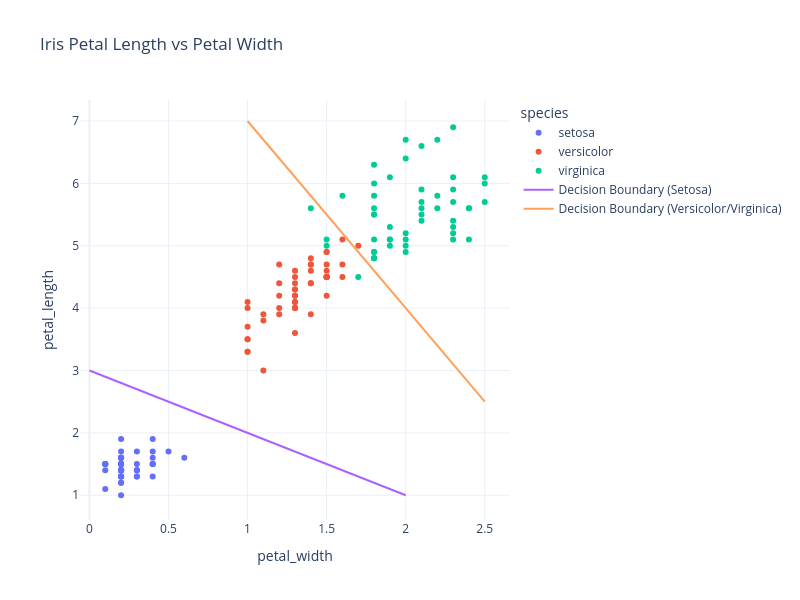

Notebook cell for this chart:
### Code cell
fig = px.scatter(df, x = 'petal_width', y = 'petal_length', color = 'species', 
                 title = 'Iris Petal Length vs Petal Width', template = 'plotly_white')

fig.update_layout(
    width = 800, height = 600
)

line_x = [0, 2]
line_y = [3, 1]

fig.add_trace(go.Scatter(
    x = line_x,
    y = line_y,
    mode = 'lines',
    name = 'Decision Boundary (Setosa)'
))

line_x = [1, 2.5]
line_y = [7, 2.5]

fig.add_trace(go.Scatter(
    x = line_x,
    y = line_y,
    mode = 'lines',
    name = 'Decision Boundary (Versicolor/Virginica)'
))

fig.show()

### Figure 1 — Plotly figure (JSON) as saved in the notebook; plotly's stock layout.template omitted (floating-point values rounded to 4 significant figures)
{"data": [{"hovertemplate": "species=setosa<br>petal_width=%{x}<br>petal_length=%{y}<extra></extra>", "legendgroup": "setosa", "marker": {"color": "#636efa", "symbol": "circle"}, "mode": "markers", "name": "setosa", "orientation": "v", "showlegend": true, "type": "scatter", "x": [0.2, 0.2, 0.2, 0.2, 0.2, 0.4, 0.3, 0.2, 0.2, 0.1, 0.2, 0.2, 0.1, 0.1, 0.2, 0.4, 0.4, 0.3, 0.3, 0.3, 0.2, 0.4, 0.2, 0.5, 0.2, 0.2, 0.4, 0.2, 0.2, 0.2, 0.2, 0.4, 0.1, 0.2, 0.1, 0.2, 0.2, 0.1, 0.2, 0.2, 0.3, 0.3, 0.2, 0.6, 0.4, 0.3, 0.2, 0.2, 0.2, 0.2], "xaxis": "x", "y": [1.4, 1.4, 1.3, 1.5, 1.4, 1.7, 1.4, 1.5, 1.4, 1.5, 1.5, 1.6, 1.4, 1.1, 1.2, 1.5, 1.3, 1.4, 1.7, 1.5, 1.7, 1.5, 1, 1.7, 1.9, 1.6, 1.6, 1.5, 1.4, 1.6, 1.6, 1.5, 1.5, 1.4, 1.5, 1.2, 1.3, 1.5, 1.3, 1.5, 1.3, 1.3, 1.3, 1.6, 1.9, 1.4, 1.6, 1.4, 1.5, 1.4], "yaxis": "y"}, {"hovertemplate": "species=versicolor<br>petal_width=%{x}<br>petal_length=%{y}<extra></extra>", "legendgroup": "versicolor", "marker": {"color": "#EF553B", "symbol": "circle"}, "mode": "markers", "name": "versicolor", "orientation": "v", "showlegend": true, "type": "scatter", "x": [1.4, 1.5, 1.5, 1.3, 1.5, 1.3, 1.6, 1, 1.3, 1.4, 1, 1.5, 1, 1.4, 1.3, 1.4, 1.5, 1, 1.5, 1.1, 1.8, 1.3, 1.5, 1.2, 1.3, 1.4, 1.4, 1.7, 1.5, 1, 1.1, 1, 1.2, 1.6, 1.5, 1.6, 1.5, 1.3, 1.3, 1.3, 1.2, 1.4, 1.2, 1, 1.3, 1.2, 1.3, 1.3, 1.1, 1.3], "xaxis": "x", "y": [4.7, 4.5, 4.9, 4, 4.6, 4.5, 4.7, 3.3, 4.6, 3.9, 3.5, 4.2, 4, 4.7, 3.6, 4.4, 4.5, 4.1, 4.5, 3.9, 4.8, 4, 4.9, 4.7, 4.3, 4.4, 4.8, 5, 4.5, 3.5, 3.8, 3.7, 3.9, 5.1, 4.5, 4.5, 4.7, 4.4, 4.1, 4, 4.4, 4.6, 4, 3.3, 4.2, 4.2, 4.2, 4.3, 3, 4.1], "yaxis": "y"}, {"hovertemplate": "species=virginica<br>petal_width=%{x}<br>petal_length=%{y}<extra></extra>", "legendgroup": "virginica", "marker": {"color": "#00cc96", "symbol": "circle"}, "mode": "markers", "name": "virginica", "orientation": "v", "showlegend": true, "type": "scatter", "x": [2.5, 1.9, 2.1, 1.8, 2.2, 2.1, 1.7, 1.8, 1.8, 2.5, 2, 1.9, 2.1, 2, 2.4, 2.3, 1.8, 2.2, 2.3, 1.5, 2.3, 2, 2, 1.8, 2.1, 1.8, 1.8, 1.8, 2.1, 1.6, 1.9, 2, 2.2, 1.5, 1.4, 2.3, 2.4, 1.8, 1.8, 2.1, 2.4, 2.3, 1.9, 2.3, 2.5, 2.3, 1.9, 2, 2.3, 1.8], "xaxis": "x", "y": [6, 5.1, 5.9, 5.6, 5.8, 6.6, 4.5, 6.3, 5.8, 6.1, 5.1, 5.3, 5.5, 5, 5.1, 5.3, 5.5, 6.7, 6.9, 5, 5.7, 4.9, 6.7, 4.9, 5.7, 6, 4.8, 4.9, 5.6, 5.8, 6.1, 6.4, 5.6, 5.1, 5.6, 6.1, 5.6, 5.5, 4.8, 5.4, 5.6, 5.1, 5.1, 5.9, 5.7, 5.2, 5, 5.2, 5.4, 5.1], "yaxis": "y"}, {"mode": "lines", "name": "Decision Boundary (Setosa)", "type": "scatter", "x": [0, 2], "y": [3, 1]}, {"mode": "lines", "name": "Decision Boundary (Versicolor/Virginica)", "type": "scatter", "x": [1, 2.5], "y": [7, 2.5]}], "layout": {"height": 600, "legend": {"title": {"text": "species"}, "tracegroupgap": 0}, "title": {"text": "Iris Petal Length vs Petal Width"}, "width": 800, "xaxis": {"anchor": "y", "autorange": true, "domain": [0, 1], "range": [-0.06093, 2.661], "title": {"text": "petal_width"}, "type": "linear"}, "yaxis": {"anchor": "x", "autorange": true, "domain": [0, 1], "range": [0.6032, 7.337], "title": {"text": "petal_length"}, "type": "linear"}}}
